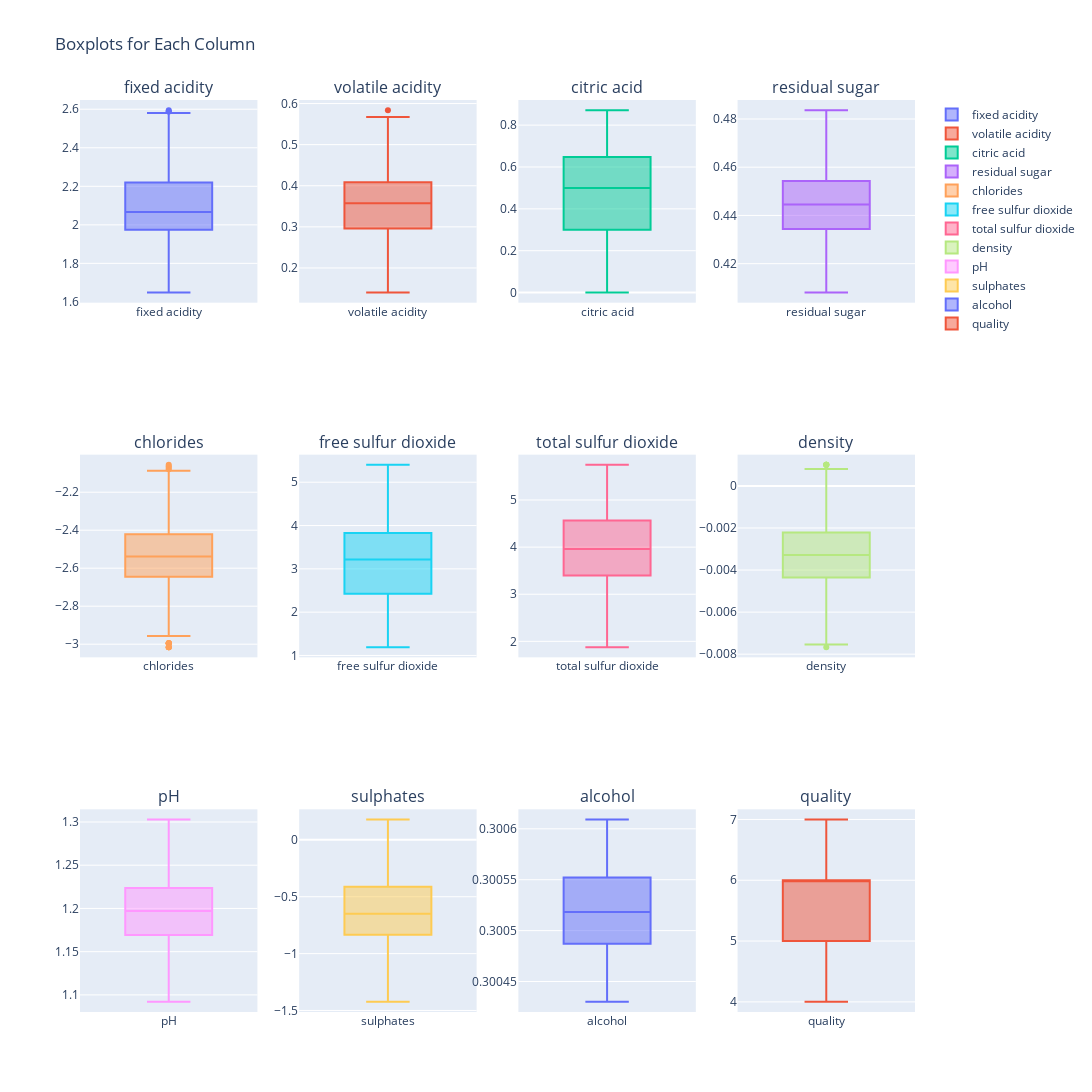

The notebook cell this image was saved under:
### Code cell
# Create a subplot grid
fig = make_subplots(rows=3, cols=4, subplot_titles=df.columns)

# Add a boxplot for each column in the grid
for i, col in enumerate(df.columns):
    row = (i // 4) + 1  # Row index (starting from 1)
    col_pos = (i % 4) + 1  # Column index (starting from 1)
    
    fig.add_trace(
        go.Box(y=df[col], name=col),
        row=row, col=col_pos
    )

# Update layout
fig.update_layout(height=1400, width=1400, title_text="Boxplots for Each Column")

# Show the plot
fig.show()

### Figure 1 — Plotly figure (JSON) as saved in the notebook; plotly's stock layout.template omitted (floating-point values rounded to 4 significant figures; data arrays with more than 128 entries replaced by an {"elided": "..."} marker saying what was removed)
{"data": [{"name": "fixed acidity", "type": "box", "xaxis": "x", "y": {"elided": "1347 float values"}, "yaxis": "y"}, {"name": "volatile acidity", "type": "box", "xaxis": "x2", "y": {"elided": "1347 float values"}, "yaxis": "y2"}, {"name": "citric acid", "type": "box", "xaxis": "x3", "y": {"elided": "1347 float values"}, "yaxis": "y3"}, {"name": "residual sugar", "type": "box", "xaxis": "x4", "y": {"elided": "1347 float values"}, "yaxis": "y4"}, {"name": "chlorides", "type": "box", "xaxis": "x5", "y": {"elided": "1347 float values"}, "yaxis": "y5"}, {"name": "free sulfur dioxide", "type": "box", "xaxis": "x6", "y": {"elided": "1347 float values"}, "yaxis": "y6"}, {"name": "total sulfur dioxide", "type": "box", "xaxis": "x7", "y": {"elided": "1347 float values"}, "yaxis": "y7"}, {"name": "density", "type": "box", "xaxis": "x8", "y": {"elided": "1347 float values"}, "yaxis": "y8"}, {"name": "pH", "type": "box", "xaxis": "x9", "y": {"elided": "1347 float values"}, "yaxis": "y9"}, {"name": "sulphates", "type": "box", "xaxis": "x10", "y": {"elided": "1347 float values"}, "yaxis": "y10"}, {"name": "alcohol", "type": "box", "xaxis": "x11", "y": {"elided": "1347 float values"}, "yaxis": "y11"}, {"name": "quality", "type": "box", "xaxis": "x12", "y": {"elided": "1347 int values"}, "yaxis": "y12"}], "layout": {"annotations": [{"font": {"size": 16}, "showarrow": false, "text": "fixed acidity", "x": 0.1062, "xanchor": "center", "xref": "paper", "y": 1, "yanchor": "bottom", "yref": "paper"}, {"font": {"size": 16}, "showarrow": false, "text": "volatile acidity", "x": 0.3688, "xanchor": "center", "xref": "paper", "y": 1, "yanchor": "bottom", "yref": "paper"}, {"font": {"size": 16}, "showarrow": false, "text": "citric acid", "x": 0.6313, "xanchor": "center", "xref": "paper", "y": 1, "yanchor": "bottom", "yref": "paper"}, {"font": {"size": 16}, "showarrow": false, "text": "residual sugar", "x": 0.8938, "xanchor": "center", "xref": "paper", "y": 1, "yanchor": "bottom", "yref": "paper"}, {"font": {"size": 16}, "showarrow": false, "text": "chlorides", "x": 0.1062, "xanchor": "center", "xref": "paper", "y": 0.6111, "yanchor": "bottom", "yref": "paper"}, {"font": {"size": 16}, "showarrow": false, "text": "free sulfur dioxide", "x": 0.3688, "xanchor": "center", "xref": "paper", "y": 0.6111, "yanchor": "bottom", "yref": "paper"}, {"font": {"size": 16}, "showarrow": false, "text": "total sulfur dioxide", "x": 0.6313, "xanchor": "center", "xref": "paper", "y": 0.6111, "yanchor": "bottom", "yref": "paper"}, {"font": {"size": 16}, "showarrow": false, "text": "density", "x": 0.8938, "xanchor": "center", "xref": "paper", "y": 0.6111, "yanchor": "bottom", "yref": "paper"}, {"font": {"size": 16}, "showarrow": false, "text": "pH", "x": 0.1062, "xanchor": "center", "xref": "paper", "y": 0.2222, "yanchor": "bottom", "yref": "paper"}, {"font": {"size": 16}, "showarrow": false, "text": "sulphates", "x": 0.3688, "xanchor": "center", "xref": "paper", "y": 0.2222, "yanchor": "bottom", "yref": "paper"}, {"font": {"size": 16}, "showarrow": false, "text": "alcohol", "x": 0.6313, "xanchor": "center", "xref": "paper", "y": 0.2222, "yanchor": "bottom", "yref": "paper"}, {"font": {"size": 16}, "showarrow": false, "text": "quality", "x": 0.8938, "xanchor": "center", "xref": "paper", "y": 0.2222, "yanchor": "bottom", "yref": "paper"}], "height": 1400, "title": {"text": "Boxplots for Each Column"}, "width": 1400, "xaxis": {"anchor": "y", "domain": [0, 0.2125]}, "xaxis10": {"anchor": "y10", "domain": [0.2625, 0.475]}, "xaxis11": {"anchor": "y11", "domain": [0.525, 0.7375]}, "xaxis12": {"anchor": "y12", "domain": [0.7875, 1]}, "xaxis2": {"anchor": "y2", "domain": [0.2625, 0.475]}, "xaxis3": {"anchor": "y3", "domain": [0.525, 0.7375]}, "xaxis4": {"anchor": "y4", "domain": [0.7875, 1]}, "xaxis5": {"anchor": "y5", "domain": [0, 0.2125]}, "xaxis6": {"anchor": "y6", "domain": [0.2625, 0.475]}, "xaxis7": {"anchor": "y7", "domain": [0.525, 0.7375]}, "xaxis8": {"anchor": "y8", "domain": [0.7875, 1]}, "xaxis9": {"anchor": "y9", "domain": [0, 0.2125]}, "yaxis": {"anchor": "x", "domain": [0.7778, 1]}, "yaxis10": {"anchor": "x10", "domain": [0, 0.2222]}, "yaxis11": {"anchor": "x11", "domain": [0, 0.2222]}, "yaxis12": {"anchor": "x12", "domain": [0, 0.2222]}, "yaxis2": {"anchor": "x2", "domain": [0.7778, 1]}, "yaxis3": {"anchor": "x3", "domain": [0.7778, 1]}, "yaxis4": {"anchor": "x4", "domain": [0.7778, 1]}, "yaxis5": {"anchor": "x5", "domain": [0.3889, 0.6111]}, "yaxis6": {"anchor": "x6", "domain": [0.3889, 0.6111]}, "yaxis7": {"anchor": "x7", "domain": [0.3889, 0.6111]}, "yaxis8": {"anchor": "x8", "domain": [0.3889, 0.6111]}, "yaxis9": {"anchor": "x9", "domain": [0, 0.2222]}}}
